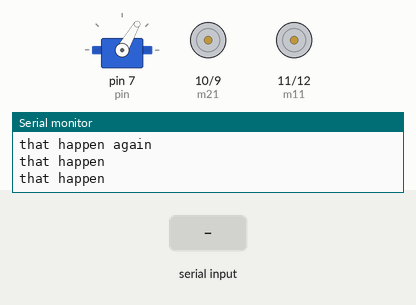
This sketch was run on a simulated Arduino Uno, built with avr-gcc and run on an emulated ATmega328P. On the bench: servo, motor-driver pin pairs drawn as motors (green arrow = first pin HIGH = forward, orange = second pin HIGH = backward, longer = more drive), the last lines printed to the serial monitor. The inputs (shaded band) are chosen by the test bench.

Above: at 1.25 s.
1.3 s: "F" received over Serial
At 3.3 s:
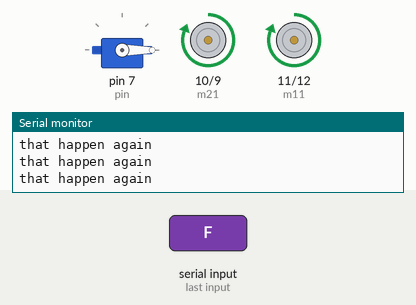
4.3 s: "L" received over Serial
At 4.81 s:
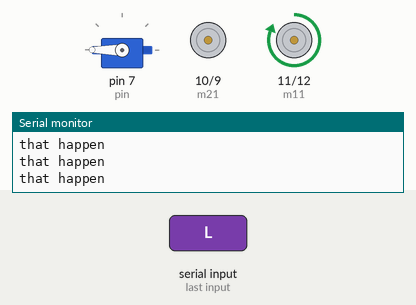
7.3 s: "R" received over Serial
At 8.11 s:
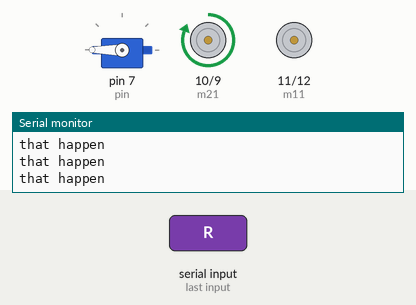
10.3 s: "B" received over Serial
At 11.42 s:
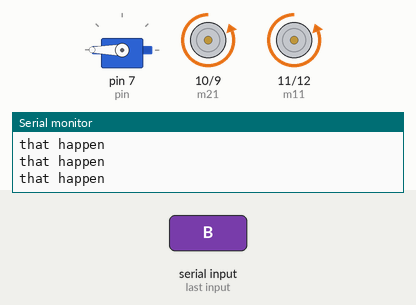
Timing chart, 0 to 14.3 s (numbered marks = the images above; inputs shaded):
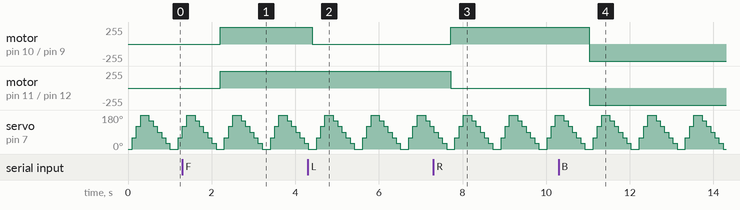

Measured:
- after the input at 1.3 s, motor on pin 10 (m21) / pin 9 (m22), motor on pin 11 (m11) / pin 12 (m12): stopped → forward 255/255 after 0.91 s
- after the input at 4.3 s, motor on pin 10 (m21) / pin 9 (m22): forward 255/255 → stopped after 0.11 s
- after the input at 7.3 s, motor on pin 10 (m21) / pin 9 (m22): stopped → forward 255/255 after 0.42 s; motor on pin 11 (m11) / pin 12 (m12): forward 255/255 → stopped after 0.42 s
- after the input at 10.3 s, motor on pin 10 (m21) / pin 9 (m22): forward 255/255 → backward 255/255 after 0.72 s; motor on pin 11 (m11) / pin 12 (m12): stopped → backward 255/255 after 0.72 s
- by itself, servo on pin 7 (pin): repeats every 1.1 s: 120° 0.10 s, 90° 0.10 s, 60° 0.10 s, 30° 0.10 s, 0° 0.20 s, 60° 0.10 s, 120° 0.10 s, 180° 0.20 s, 150° 0.10 s

The sketch:

Codewithservo.ino
```cpp
#include<Servo.h>
int pos =0;
int pin = 7;
int t=100;
Servo mypointer;
#define m11 11 // Data Pin1
#define m12 12 // Data Pin2
#define m21 10 // Data Pin3
#define m22 9  // Data Pin4
void forward()
{
  digitalWrite(m11, HIGH);
  digitalWrite(m12, LOW);
  digitalWrite(m21, HIGH);
  digitalWrite(m22, LOW);
}
void left()
{
  digitalWrite(m11, LOW);
  digitalWrite(m12, LOW);
  digitalWrite(m21, HIGH);
  digitalWrite(m22, LOW);
}
void backward()
{
  digitalWrite(m11, LOW);
  digitalWrite(m12, HIGH);
  digitalWrite(m21, LOW);
  digitalWrite(m22, HIGH);
}
void right()
{
  digitalWrite(m11, HIGH);
  digitalWrite(m12, LOW);
  digitalWrite(m21, LOW);
  digitalWrite(m22, LOW);
}
void Stop()
{
  digitalWrite(m11, LOW);
  digitalWrite(m12, LOW);
  digitalWrite(m21, LOW);
  digitalWrite(m22, LOW);
}
void setup()
{
  mypointer.attach(pin);
  Serial.begin(9600);
  pinMode(m11, OUTPUT);
  pinMode(m12, OUTPUT);
  pinMode(m21, OUTPUT);
  pinMode(m22, OUTPUT);
}
void loop()
{
  while(Serial.available())
  {
    char data = Serial.read();
    if(data =='F') // forward
    {
      Serial.println("Forward");
      forward();

    }
    else if(data =='L') //left
    {
      Serial.println("Left");
      right();

    }
    else if(data =='R') //right
    {
      Serial.println("right");
      left();

    }

    else if(data =='B') //backward
    {
      Serial.println("backward");
      backward();

    }
    else if(data =='S') //stop
    {
      Serial.println("stop");
      Stop();

    }
  }
 for(pos=0;pos<=180;pos=pos+60)
  {
    mypointer.write(pos);
    Serial.println("that happen");
    delay(t);
   }
 for(pos=180;pos>=0;pos=pos-30)
  {
    mypointer.write(pos);
    Serial.println("that happen again");
    delay(t);
   }

}
```
